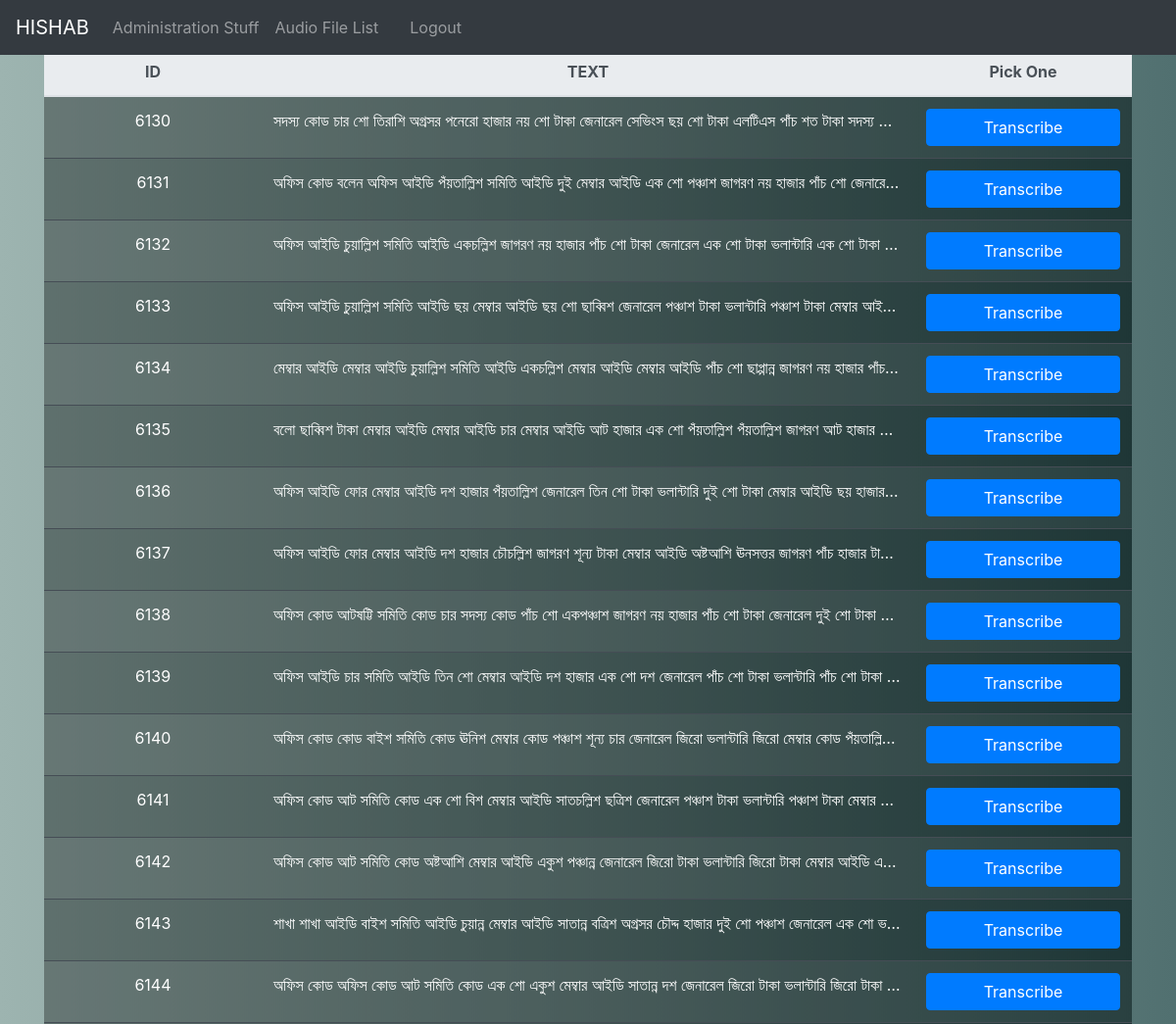
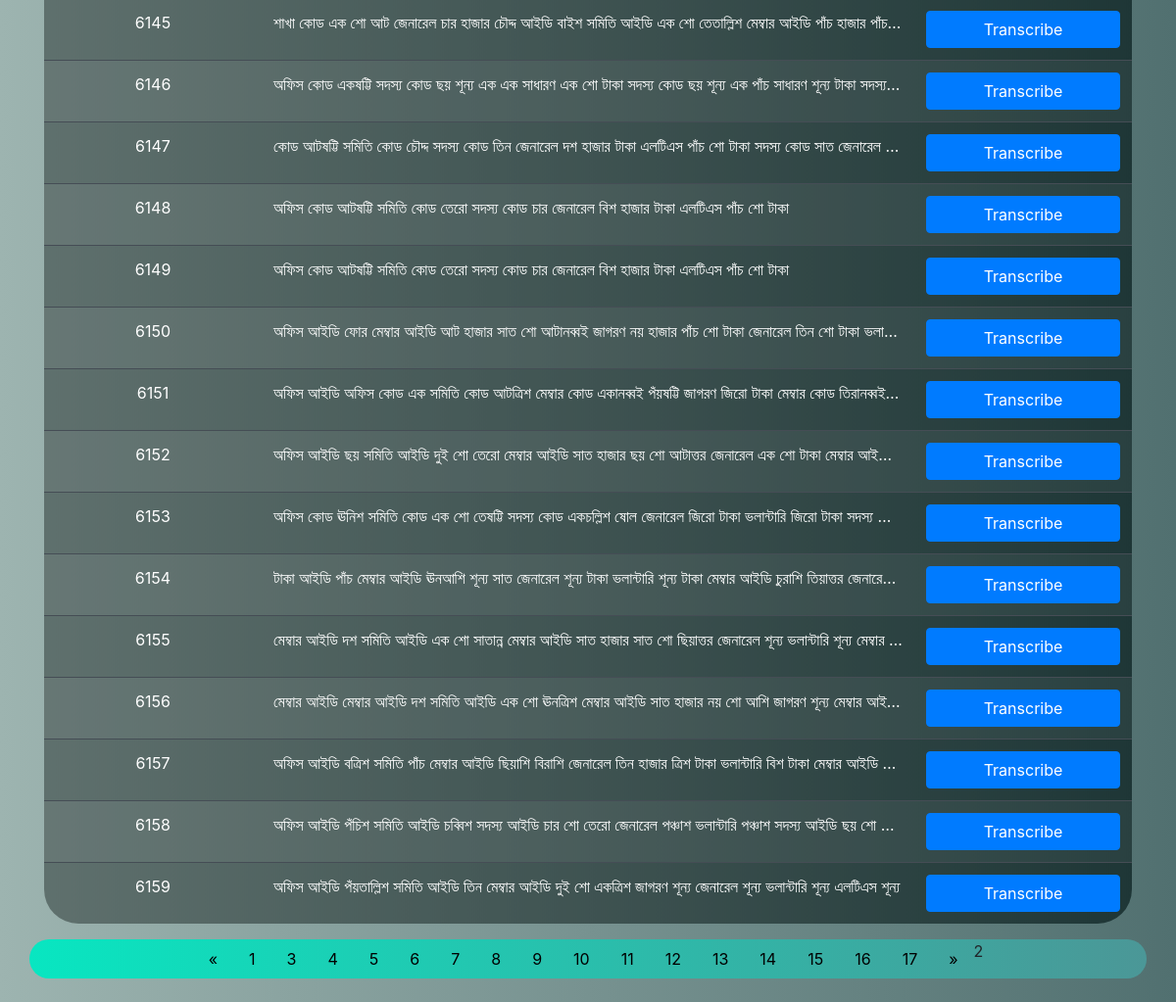
Page /list/?page=2 (signed in) on the committed database (2 pictures, top to bottom).
### myapp/models.py (models this page shows, shortened)
class TransWalk(models.Model):
    ASRid = models.AutoField(primary_key=True)
    Audio_File_Link = models.CharField(max_length=200, help_text='Audio Links', null=True, blank=True)
    audio_duration = models.BigIntegerField(blank=True, null=True)
    ASR_text = models.TextField(help_text='ASR Output', null=True, blank=True)
    Transcripted_Text = models.TextField(help_text='Most Recent Transcripted Text', null=True, blank=True)
    IsOpenFlag = models.BooleanField(default=False, null=True, blank=True)
    Updated_At = models.DateTimeField(auto_now_add=True, null=True, blank=True)
    Trans_Counter = models.IntegerField(default=0, null=True, blank=True)
    Transcribers_Checked = models.CharField(max_length=200, help_text='Usernames of the transcribers Who checked the specific audio', null=True, blank=True)
    click_timestamp = models.DateTimeField(auto_now_add=True, null=True, blank=True)
    caller_phone_number = models.CharField(max_length=15, help_text='Caller Phone Nyumber', null=True, blank=True)

### myapp/views.py (the view)
# urls.py: path('list/', views.audioList, name='list'),
def audioList(request):
    if request.user.is_authenticated:
        Max_timeout = 1800
        time = datetime.now()
        timestamp = datetime.timestamp(time)
        global test_counter
        test_counter = 3
        all_Items_list = TransWalk.objects.all().order_by("ASRid")[:500]
        for things in all_Items_list:
            if things.click_timestamp is not None:
                thingstimestamp = datetime.timestamp(things.click_timestamp)
                if (timestamp-thingstimestamp)>Max_timeout:
                    things.IsOpenFlag= False
                    things.save()
        paginator = Paginator(all_Items_list, 30)
        page_number = request.GET.get('page')
        page_obj = paginator.get_page(page_number)
        context = {
                    'all_items' : page_obj,
                    'test_counter' : test_counter
                  }
        return render(request, 'list.html', context)
    else:
        return redirect("login")

### templates/list.html (shortened to what this page needs)
{% extends 'base.html' %}
{% load static %}
{% block list %}
<br><br>
    {% if all_items %}
    <div class="container">
                <table class="table table-striped table-dark table-hover" style="background:linear-gradient(to right, #5f706d, rgb(30, 54, 54));">
                  <thead class="thead-light">
                    <tr>
                      <th style="width: 20%; text-align: center;">ID</th>
                      <th style="width: 60%; text-align: center;">TEXT</th>
                      <th style="width: 20%; text-align: center;">Pick One</th>
                    </tr>
                  </thead>
                  <tbody>
                    {% for things in all_items %}
                      {% if not user.get_username in things.Transcribers_Checked %}
                        {% if things.Trans_Counter < test_counter %}
                          {% if things.IsOpenFlag == True %}
                            <tr class="table-danger text-dark">
                              <td style="text-align: center;">{{things.ASRid}}</td>
                              <td>{{things.Transcripted_Text}}</td>
                              <td style="text-align: center;"><button type="button" style="font-size : 70%; width: 100%; height: 40px;" class="btn btn-danger">In Progress</button></td>
                            </tr>
                          {% elif things.IsOpenFlag == False %}
                            <tr>
                              <td style="text-align: center;">{{things.ASRid}}</td>
                              <td>{{ things.Transcripted_Text }}</td>
                              <td style="text-align: center;"><a href="{% url 'transcribe' things.ASRid %}"><button type="button" style="font-size : 100%; width: 100%; height: 30%;" class="btn btn-primary">Transcribe</button></a></td>
                            </tr>
                          {% endif %}
                        {% endif %}
                      {% endif %}
                    {% endfor %}
                  </tbody>
                </table>
              </div>
                <div class="container" align="center" style="background: linear-gradient(to right, #08e6c1, rgb(75, 151, 151));border-radius: 35px;">
                {% if all_items.has_other_pages %}
                <ul class="pagination">
                    {% if all_items.has_previous %}
                      <li><a href="?page={{ all_items.previous_page_number }}">&laquo;</a></li>
                    {% else %}
                      <li class="disabled"><span>&laquo;</span></li>
                    {% endif %}
                    {% for i in all_items.paginator.page_range %}
                      {% if all_items.number == i %}
                        <li class="active"><span>{{ i }} <span class="sr-only">(current)</span></span></li>
                      {% else %}
                        <li><a href="?page={{ i }}">{{ i }}</a></li>
                      {% endif %}
                    {% endfor %}
                    {% if all_items.has_next %}
                      <li><a href="?page={{ all_items.next_page_number }}">&raquo;</a></li>
                    {% else %}
                      <li class="disabled"><span>&raquo;</span></li>
                    {% endif %}
                </ul>
                {% endif %}
                </div><br>
    {% endif %}
{% endblock %}

### templates/list.html (style rules this page uses)
body { background: #04f3c7; background: -webkit-linear-gradient(to right, #74ebd5, #ACB6E5); background: linear-gradient(to right, #9db4b0, rgb(81, 112, 112)); min-height: 100vh; }
ul.pagination { display: inline-block; padding: 0; margin: 0; }
ul.pagination li { display: inline; }
ul.pagination li a { color: black; float: left; padding: 8px 16px; text-decoration: none; }
table { table-layout: fixed; border-radius: 35px; }
td { overflow: hidden; white-space: nowrap; text-overflow: ellipsis; }

### rows in the picture
TransWalk: ASRid "6130", Transcripted_Text "সদস্য কোড চার শো তিরাশি অগ্রসর পনেরো হাজার নয় শো টাকা জেনারেল সেভিংস ছয় শো টাকা এলটিএস পাঁচ শত টাকা সদস্য…"
TransWalk: ASRid "6131", Transcripted_Text "অফিস কোড বলেন অফিস আইডি পঁয়তাল্লিশ সমিতি আইডি দুই মেম্বার আইডি এক শো পঞ্চাশ জাগরণ নয় হাজার পাঁচ শো জেনারে…"
TransWalk: ASRid "6132", Transcripted_Text "অফিস আইডি চুয়াল্লিশ সমিতি আইডি একচল্লিশ জাগরণ নয় হাজার পাঁচ শো টাকা জেনারেল এক শো টাকা ভলান্টারি এক শো টাকা…"
TransWalk: ASRid "6133", Transcripted_Text "অফিস আইডি চুয়াল্লিশ সমিতি আইডি ছয় মেম্বার আইডি ছয় শো ছাব্বিশ জেনারেল পঞ্চাশ টাকা ভলান্টারি পঞ্চাশ টাকা মেম্বার আই…"
TransWalk: ASRid "6134", Transcripted_Text "মেম্বার আইডি মেম্বার আইডি চুয়াল্লিশ সমিতি আইডি একচল্লিশ মেম্বার আইডি মেম্বার আইডি পাঁচ শো ছাপ্পান্ন জাগরণ নয় হাজার পাঁচ…"
TransWalk: ASRid "6135", Transcripted_Text "বলো ছাব্বিশ টাকা মেম্বার আইডি মেম্বার আইডি চার মেম্বার আইডি আট হাজার এক শো পঁয়তাল্লিশ পঁয়তাল্লিশ জাগরণ আট হাজার…"
TransWalk: ASRid "6136", Transcripted_Text "অফিস আইডি ফোর মেম্বার আইডি দশ হাজার পঁয়তাল্লিশ জেনারেল তিন শো টাকা ভলান্টারি দুই শো টাকা মেম্বার আইডি ছয় হাজার…"
TransWalk: ASRid "6137", Transcripted_Text "অফিস আইডি ফোর মেম্বার আইডি দশ হাজার চৌচল্লিশ জাগরণ শূন্য টাকা মেম্বার আইডি অষ্টআশি ঊনসত্তর জাগরণ পাঁচ হাজার টা…"
TransWalk: ASRid "6138", Transcripted_Text "অফিস কোড আটষট্টি সমিতি কোড চার সদস্য কোড পাঁচ শো একপঞ্চাশ জাগরণ নয় হাজার পাঁচ শো টাকা জেনারেল দুই শো টাকা…"
TransWalk: ASRid "6139", Transcripted_Text "অফিস আইডি চার সমিতি আইডি তিন শো মেম্বার আইডি দশ হাজার এক শো দশ জেনারেল পাঁচ শো টাকা ভলান্টারি পাঁচ শো টাকা…"
TransWalk: ASRid "6140", Transcripted_Text "অফিস কোড কোড বাইশ সমিতি কোড ঊনিশ মেম্বার কোড পঞ্চাশ শূন্য চার জেনারেল জিরো ভলান্টারি জিরো মেম্বার কোড পঁয়তাল্লি…"
TransWalk: ASRid "6141", Transcripted_Text "অফিস কোড আট সমিতি কোড এক শো বিশ মেম্বার আইডি সাতচল্লিশ ছত্রিশ জেনারেল পঞ্চাশ টাকা ভলান্টারি পঞ্চাশ টাকা মেম্বার…"
TransWalk: ASRid "6142", Transcripted_Text "অফিস কোড আট সমিতি কোড অষ্টআশি মেম্বার আইডি একুশ পঞ্চান্ন জেনারেল জিরো টাকা ভলান্টারি জিরো টাকা মেম্বার আইডি এ…"
TransWalk: ASRid "6143", Transcripted_Text "শাখা শাখা আইডি বাইশ সমিতি আইডি চুয়ান্ন মেম্বার আইডি সাতান্ন বত্রিশ অগ্রসর চৌদ্দ হাজার দুই শো পঞ্চাশ জেনারেল এক শো ভ…"
TransWalk: ASRid "6144", Transcripted_Text "অফিস কোড অফিস কোড আট সমিতি কোড এক শো একুশ মেম্বার আইডি সাতান্ন দশ জেনারেল জিরো টাকা ভলান্টারি জিরো টাকা…"
TransWalk: ASRid "6145", Transcripted_Text "শাখা কোড এক শো আট জেনারেল চার হাজার চৌদ্দ আইডি বাইশ সমিতি আইডি এক শো তেতাল্লিশ মেম্বার আইডি পাঁচ হাজার পাঁচ…"
TransWalk: ASRid "6146", Transcripted_Text "অফিস কোড একষট্টি সদস্য কোড ছয় শূন্য এক এক সাধারণ এক শো টাকা সদস্য কোড ছয় শূন্য এক পাঁচ সাধারণ শূন্য টাকা সদস্য…"
TransWalk: ASRid "6147", Transcripted_Text "কোড আটষট্টি সমিতি কোড চৌদ্দ সদস্য কোড তিন জেনারেল দশ হাজার টাকা এলটিএস পাঁচ শো টাকা সদস্য কোড সাত জেনারেল…"
TransWalk: ASRid "6148", Transcripted_Text "অফিস কোড আটষট্টি সমিতি কোড তেরো সদস্য কোড চার জেনারেল বিশ হাজার টাকা এলটিএস পাঁচ শো টাকা"
TransWalk: ASRid "6149", Transcripted_Text "অফিস কোড আটষট্টি সমিতি কোড তেরো সদস্য কোড চার জেনারেল বিশ হাজার টাকা এলটিএস পাঁচ শো টাকা"
TransWalk: ASRid "6150", Transcripted_Text "অফিস আইডি ফোর মেম্বার আইডি আট হাজার সাত শো আটানব্বই জাগরণ নয় হাজার পাঁচ শো টাকা জেনারেল তিন শো টাকা ভলা…"
TransWalk: ASRid "6151", Transcripted_Text "অফিস আইডি অফিস কোড এক সমিতি কোড আটত্রিশ মেম্বার কোড একানব্বই পঁয়ষট্টি জাগরণ জিরো টাকা মেম্বার কোড তিরানব্বই…"
TransWalk: ASRid "6152", Transcripted_Text "অফিস আইডি ছয় সমিতি আইডি দুই শো তেরো মেম্বার আইডি সাত হাজার ছয় শো আটাত্তর জেনারেল এক শো টাকা মেম্বার আই…"
TransWalk: ASRid "6153", Transcripted_Text "অফিস কোড ঊনিশ সমিতি কোড এক শো তেষট্টি সদস্য কোড একচল্লিশ ষোল জেনারেল জিরো টাকা ভলান্টারি জিরো টাকা সদস্য…"
TransWalk: ASRid "6154", Transcripted_Text "টাকা আইডি পাঁচ মেম্বার আইডি ঊনআশি শূন্য সাত জেনারেল শূন্য টাকা ভলান্টারি শূন্য টাকা মেম্বার আইডি চুরাশি তিয়াত্তর জেনারে…"
TransWalk: ASRid "6155", Transcripted_Text "মেম্বার আইডি দশ সমিতি আইডি এক শো সাতান্ন মেম্বার আইডি সাত হাজার সাত শো ছিয়াত্তর জেনারেল শূন্য ভলান্টারি শূন্য মেম্বার…"
TransWalk: ASRid "6156", Transcripted_Text "মেম্বার আইডি মেম্বার আইডি দশ সমিতি আইডি এক শো ঊনত্রিশ মেম্বার আইডি সাত হাজার নয় শো আশি জাগরণ শূন্য মেম্বার আই…"
TransWalk: ASRid "6157", Transcripted_Text "অফিস আইডি বত্রিশ সমিতি পাঁচ মেম্বার আইডি ছিয়াশি বিরাশি জেনারেল তিন হাজার ত্রিশ টাকা ভলান্টারি বিশ টাকা মেম্বার আইডি…"
TransWalk: ASRid "6158", Transcripted_Text "অফিস আইডি পঁচিশ সমিতি আইডি চব্বিশ সদস্য আইডি চার শো তেরো জেনারেল পঞ্চাশ ভলান্টারি পঞ্চাশ সদস্য আইডি ছয় শো…"
TransWalk: ASRid "6159", Transcripted_Text "অফিস আইডি পঁয়তাল্লিশ সমিতি আইডি তিন মেম্বার আইডি দুই শো একত্রিশ জাগরণ শূন্য জেনারেল শূন্য ভলান্টারি শূন্য এলটিএস শূন্য"

### other values in the picture
{{ i }} "1" "3" "4" "5" "6" "7" "8" "9" "10" "11" "12" "13" "14" "15" "16" "17"
{{ i }} "2"
